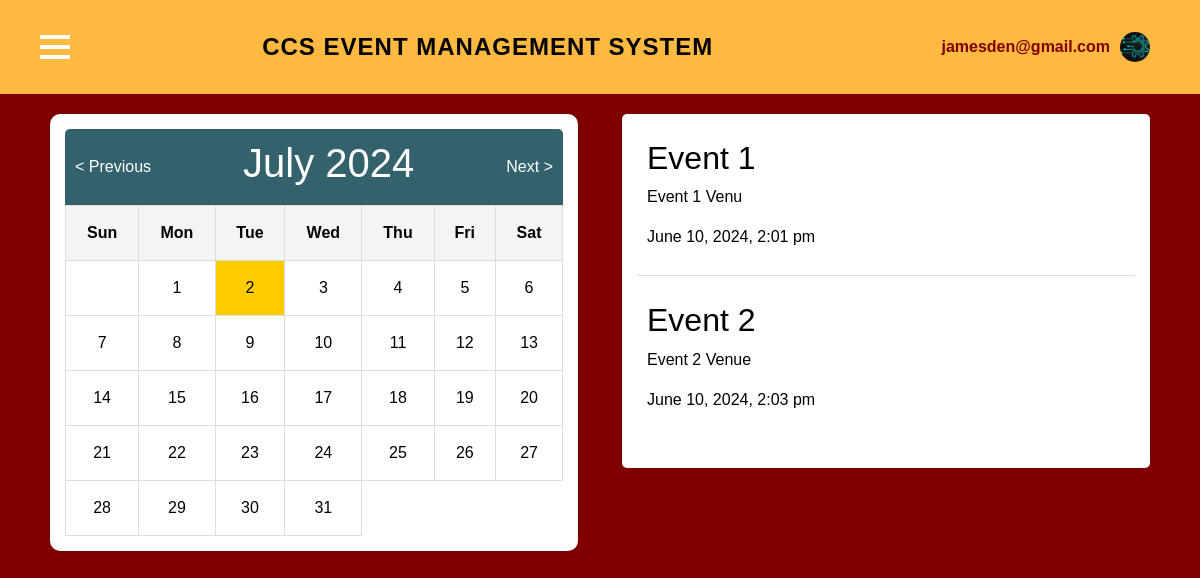
The app's page /studenthome.php (signed in), older data.
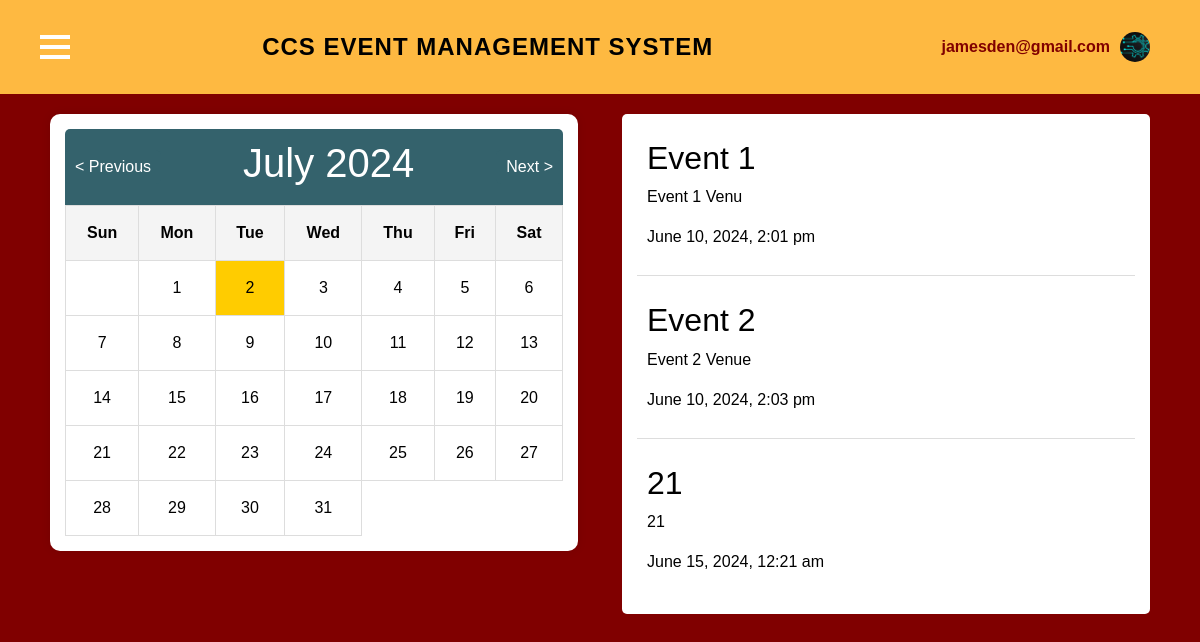
The same page, newer data.
### tables this page shows
CREATE TABLE `events` (
  `id` int(11) NOT NULL,
  `title` varchar(255) NOT NULL,
  `code` varchar(255) NOT NULL,
  `venue` text NOT NULL,
  `start_datetime` datetime NOT NULL,
  `end_datetime` datetime NOT NULL,
  `create_user_id` int(11) NOT NULL,
  `update_user_id` int(11) NOT NULL,
  `created_at` datetime NOT NULL DEFAULT current_timestamp(),
  `updated_at` datetime NOT NULL DEFAULT current_timestamp() ON UPDATE current_timestamp()
);

### studenthome.php (the view, shortened to what this page needs)
<?php
$email = $_SESSION['email'];
include "inclusions/dbconnection.php";
try {
    $conn = new mysqli($servername, $username, $password, $dbname);
} catch (Exception $e) {
    die("Database connection error: " . $e->getMessage());
}
$sql = "SELECT id, title, venue, start_datetime FROM events ORDER BY start_datetime ASC";
$result = $conn->query($sql);
?>
<!doctype html>
<html lang="en">
<head>
    <link href="css/bootstrap.min.css" rel="stylesheet">
</head>
<body>
    <nav class="navbar navbar-expand-lg navbar-light" style="background-color: #FEB941; padding: 4px 0;">
        <div class="container">
            <div class="hamburger" id="hamburger">
                <div></div>
                <div></div>
                <div></div>
            </div>
            <a class="navbar-brand" href="#">CCS Event Management System</a>
            <div class="navbar-right">
                <span><?php echo $email; ?></span>
                <img src="images/ccsadmin.png" alt="Profile Picture">
            </div>
        </div>
    </nav>
    <div class="container">
        <div class="calendar" id="calendar"></div>
        <div class="event-list" id="eventsList">
            <?php
            if ($result->num_rows > 0) {
                while($row = $result->fetch_assoc()) {
                    echo "<div class='event-item'>";
                    echo "<h3>" . $row["title"] . "</h3>";
                    echo "<p>" . $row["venue"] . "</p>";
                    echo "<p>" . date("F j, Y, g:i a", strtotime($row["start_datetime"])) . "</p>";
                    echo "</div>";
                }
            } else {
                echo "No events found";
            }
            ?>
        </div>
    </div>
</body>
</html>

Row changes from the older to the newer data that the page shows:
added events: title "21", venue "21", start_datetime "June 15, 2024, 12:21 am"
